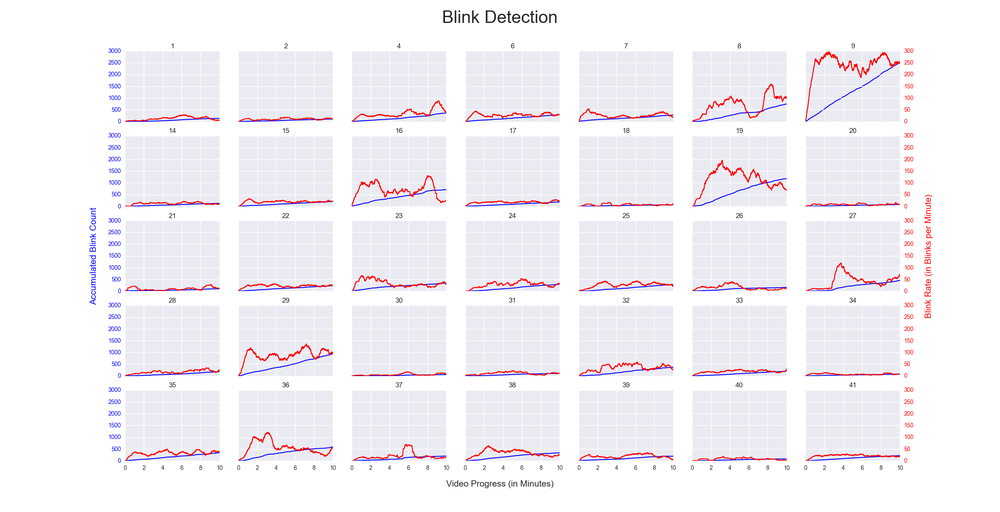
#> input picture fsdk/reports/blinks_detection.png, 1000 x 512 px, shrunk from 2400 x 1228 before the run
$ python -i gabor.py   (imports and definitions only)   (older library calls are emulated)
#> lines starting #> are read from the running program, lines starting #| are printed output that depends on the picture
#> further down, picture is the input picture: shape (512, 1000, 3); mean B, G, R 246.2, 241.4, 244.2
#!/usr/bin/env python
#
# This file is part of the Fun SDK (fsdk) project. The complete source code is
# available at https://github.com/luigivieira/fsdk.
#
# Copyright (c) 2016-2017, Luiz Carlos Vieira (http://www.luiz.vieira.nom.br)
#
# MIT License
#
# Permission is hereby granted, free of charge, to any person obtaining a copy
# of this software and associated documentation files (the "Software"), to deal
# in the Software without restriction, including without limitation the rights
# to use, copy, modify, merge, publish, distribute, sublicense, and/or sell
# copies of the Software, and to permit persons to whom the Software is
# furnished to do so, subject to the following conditions:
#
# The above copyright notice and this permission notice shall be included in all
# copies or substantial portions of the Software.
#
# THE SOFTWARE IS PROVIDED "AS IS", WITHOUT WARRANTY OF ANY KIND, EXPRESS OR
# IMPLIED, INCLUDING BUT NOT LIMITED TO THE WARRANTIES OF MERCHANTABILITY,
# FITNESS FOR A PARTICULAR PURPOSE AND NONINFRINGEMENT. IN NO EVENT SHALL THE
# AUTHORS OR COPYRIGHT HOLDERS BE LIABLE FOR ANY CLAIM, DAMAGES OR OTHER
# LIABILITY, WHETHER IN AN ACTION OF CONTRACT, TORT OR OTHERWISE, ARISING FROM,
# OUT OF OR IN CONNECTION WITH THE SOFTWARE OR THE USE OR OTHER DEALINGS IN THE
# SOFTWARE.

import numpy as np
import matplotlib.pyplot as plt
from skimage.filters import gabor_kernel
import cv2

#=============================================
class KernelParams:
    """
    A simple class to represent the parameters of a given Gabor kernel.
    """

    #---------------------------------------------
    def __init__(self, wavelength, orientation):
        """
        Class constructor. Define the parameters of a Gabor kernel.

        Parameters
        ----------
        wavelength: float
            Wavelength (in pixels) of a Gabor kernel.
        orientation: float
            Orientations (in radians) of a Gabor kernel.
        """

        self.wavelength = wavelength
        """Wavelength (in pixels) of a Gabor kernel."""

        self.orientation = orientation
        """Orientation (in radians) of a Gabor kernel."""

    #---------------------------------------------
    def __hash__(self):
        """
        Generates a hash value for this object instance.

        Returns
        ----------
        hash: int
            Hash value of this object.
        """
        return hash((self.wavelength, self.orientation))

    #---------------------------------------------
    def __eq__(self, other):
        """
        Verifies if this object instance is equal to another.

        This method is the implementation of the == operator.

        Parameters
        ----------
        other: KernelParams
            Other instance to compare with this one.

        Returns
        ----------
        eq: bool
            True if this and the other instances have the same parameters, or
            False otherwise.
        """
        return (self.wavelength, self.orientation) == \
               (other.wavelength, other.orientation)

    #---------------------------------------------
    # [18 lines left out: function __ne__, not called in this run]

#=============================================
class GaborBank:
    """
    Represents the bank of gabor kernels.
    """

    #---------------------------------------------
    def __init__(self):
        """
        Class constructor. Create a bank of Gabor kernels with a predefined set
        of wavelengths and orientations.

        The bank is composed of one kernel for each combination of wavelength x
        orientation. For the rationale regading the choice of parameters, refer
        to the thesis text.

        Parameters
        ------
        self: MediaFile
            Instance of the MediaFile object.
        """

        self._wavelengths = [3, 6, 9, 12]
        """
        List of wavelengths (in pixels) used to create the bank of Gabor
        kernels.
        """

        self._orientations = [i for i in np.arange(0, np.pi, np.pi / 8)]
        """
        List of orientations (in radians) used to create the bank of Gabor
        kernels.
        """

        self._bank = {}
        """Dictionary holding the Gabor kernels in the bank."""

        # Create one kernel for each combination of wavelength x orientation
        for wavelength in self._wavelengths:
            for orientation in self._orientations:
                # Convert wavelength to spatial frequency (scikit-image's
                # interface expects spatial frequency, even though the
                # equation uses wavelengths - see https://en.wikipedia.org/wiki/
                # Gabor_filter/)
                frequency = 1 / wavelength

                # Create and save the kernel
                kernel = gabor_kernel(frequency, orientation)
                par = KernelParams(wavelength, orientation)
                self._bank[par] = kernel

    #---------------------------------------------
    def filter(self, image):
        """
        Filter the given image with the Gabor kernels in this bank.

        Parameters
        ----------
        image: numpy.array
            Image to be filtered.

        Returns
        -------
        responses: list
            List of the responses of the filtering with the Gabor kernels. The
            responses are the magnitude of both the real and imaginary parts of
            the convolution with each kernel, hence this list dimensions are the
            same of the image, plus another dimension for the 32 responses (one
            for each kernel in the bank, since there are 4 wavelengths and 8
            orientations).
        """

        image = cv2.cvtColor(image, cv2.COLOR_BGR2GRAY)
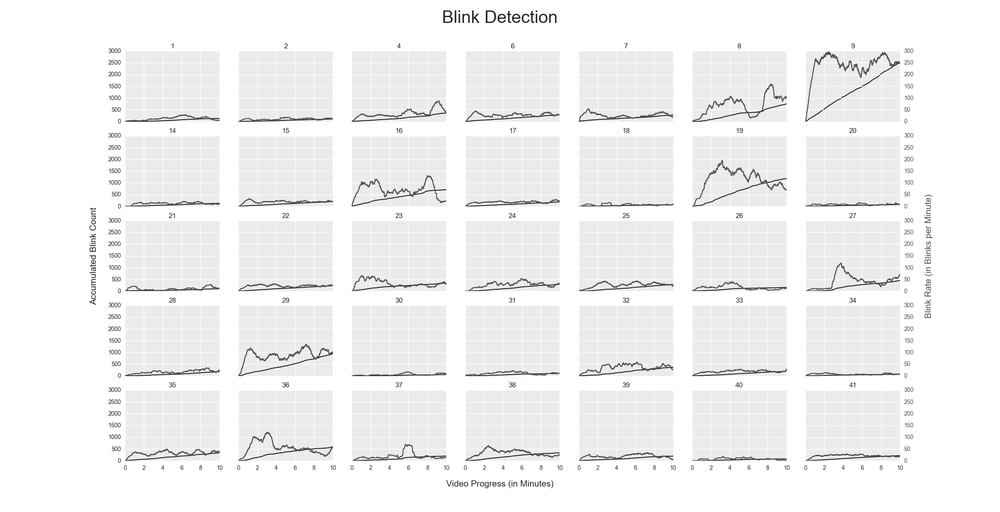
#> image: shape (512, 1000); min 5, max 255, mean 242.8

        responses = []
        for wavelength in self._wavelengths:
            for orientation in self._orientations:
                frequency = 1 / wavelength
                par = KernelParams(wavelength, orientation)
                kernel = self._bank[par]
                real = cv2.filter2D(image, cv2.CV_32F, kernel.real)
                imag = cv2.filter2D(image, cv2.CV_32F, kernel.imag)

                responses.append(cv2.magnitude(real, imag))
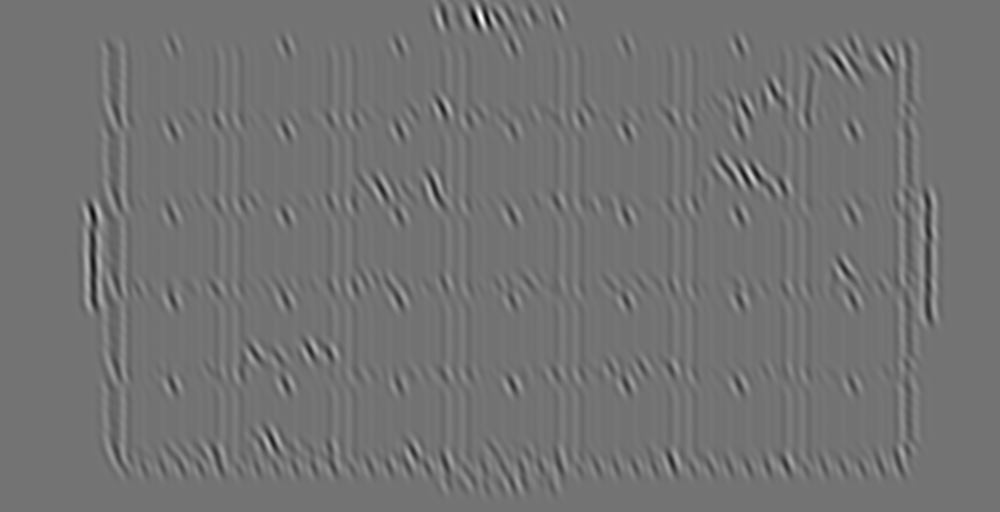
#> real: shape (512, 1000) float32; min -11.08, max 14.83, mean 0.663; drawn with min black and max white
#> after the loop, responses = 32 items

        return responses

    #---------------------------------------------
    # [57 lines left out: function createPlotFigure, not called in this run]

>>> import cv2
>>> picture = cv2.imread('../../fsdk/reports/blinks_detection.png')
>>> result = GaborBank().filter(picture)
#> result = 32 items

$ run again, on fsdk/reports/distance_estimation.png
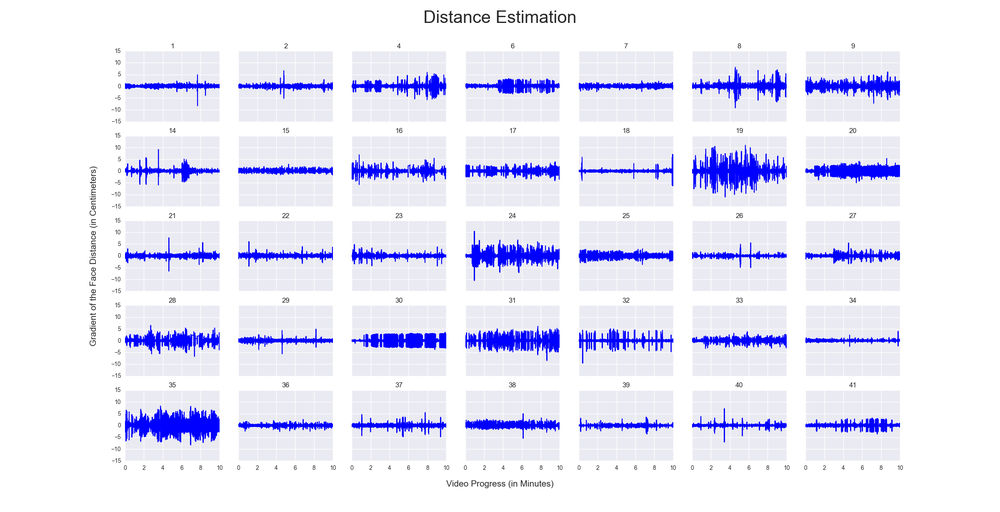
#> input picture fsdk/reports/distance_estimation.png, 1000 x 512 px, shrunk from 2400 x 1228 before the run
#> picture is the input picture: shape (512, 1000, 3); mean B, G, R 249.2, 232.2, 232.2
#> in filter, `image = cv2.cvtColor(image, cv2.COLOR_BGR2GRAY)`:
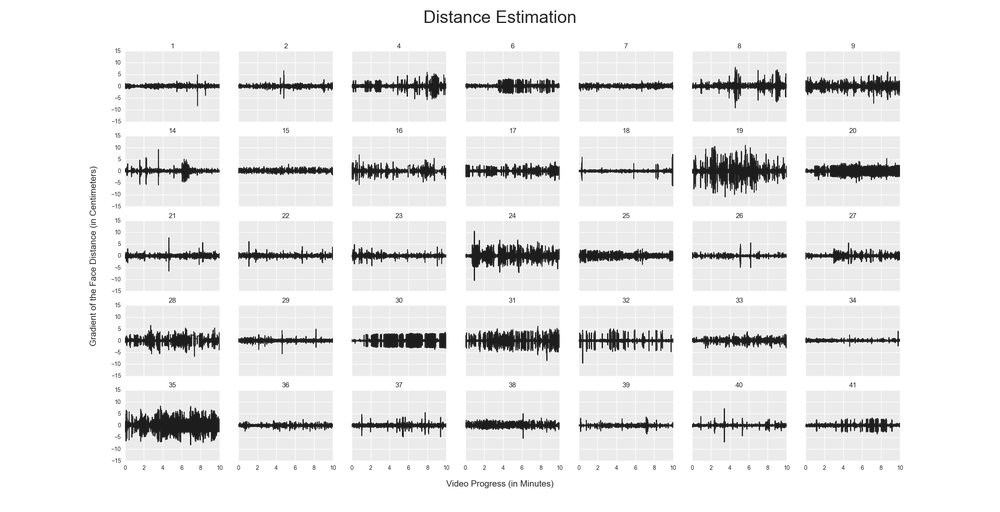
#> image: shape (512, 1000); min 6, max 255, mean 234.2
#> after the loop in filter, `for wavelength in self._wavelengths:`:
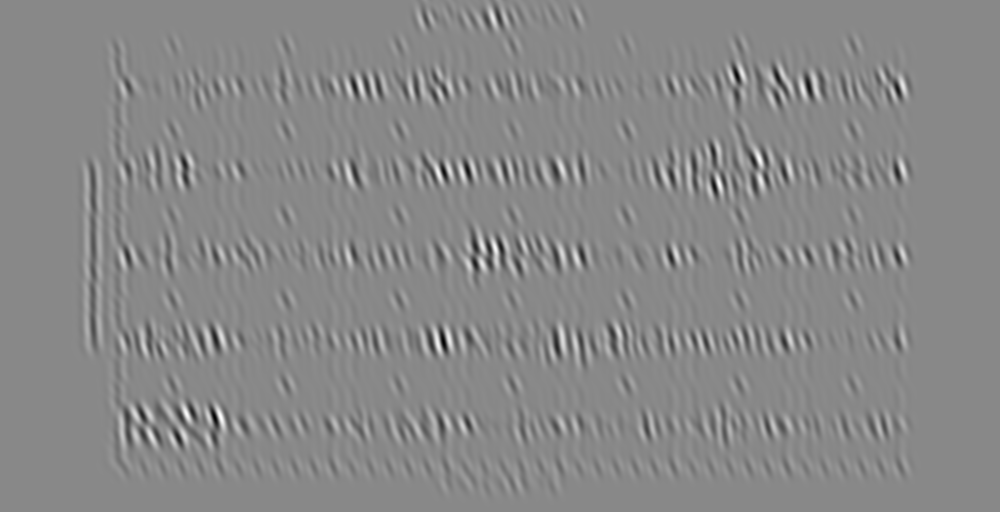
#> real: shape (512, 1000) float32; min -20.51, max 19.03, mean 0.64; drawn with min black and max white
#> after the loop in filter, `for wavelength in self._wavelengths:`: responses = 32 items

$ run again, on fsdk/reports/face-distance.png
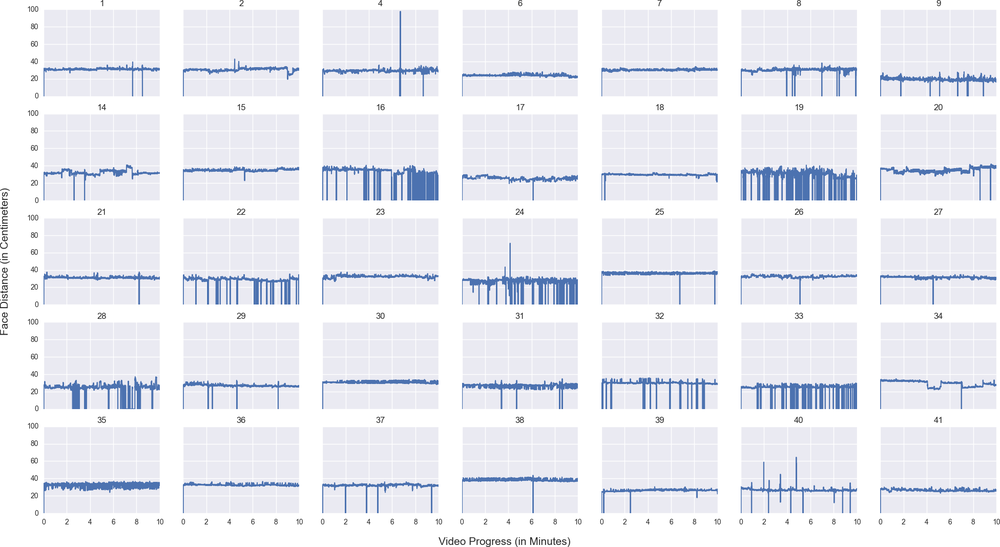
#> input picture fsdk/reports/face-distance.png, 1000 x 547 px, shrunk from 1952 x 1067 before the run
#> picture is the input picture: shape (547, 1000, 3); mean B, G, R 243.2, 235.9, 234.2
#> in filter, `image = cv2.cvtColor(image, cv2.COLOR_BGR2GRAY)`:
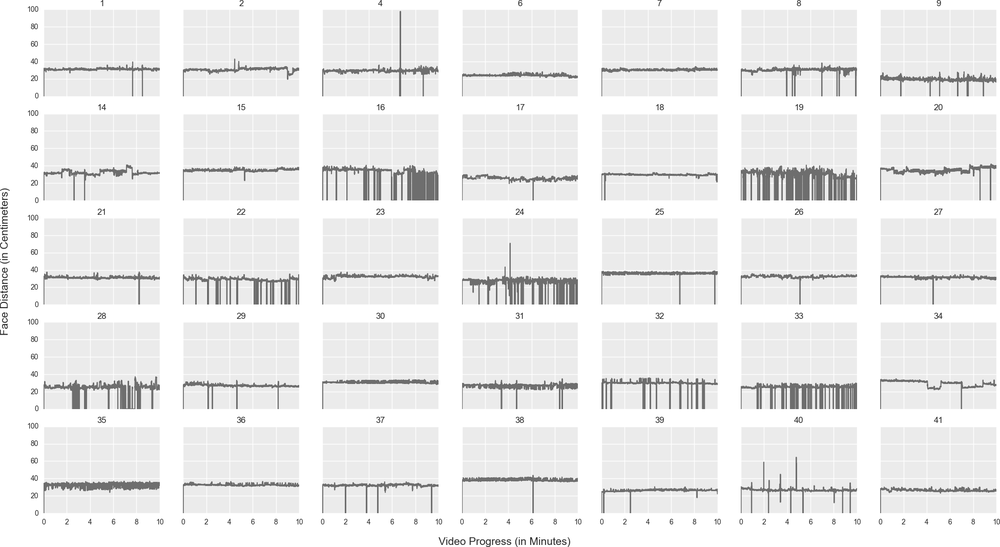
#> image: shape (547, 1000); min 16, max 255, mean 236.3
#> after the loop in filter, `for wavelength in self._wavelengths:`:
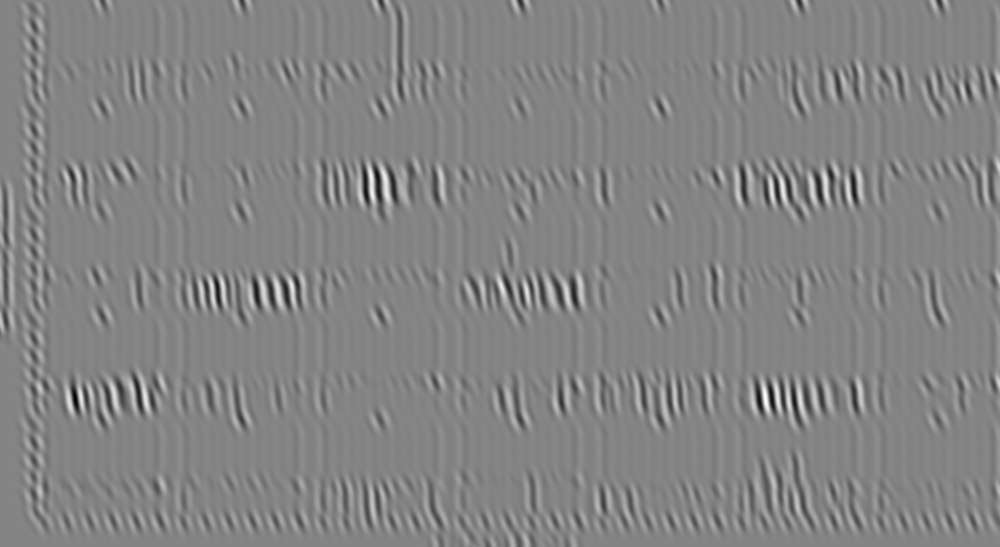
#> real: shape (547, 1000) float32; min -13.85, max 14.19, mean 0.647; drawn with min black and max white
#> after the loop in filter, `for wavelength in self._wavelengths:`: responses = 32 items

$ run again, on fsdk/reports/face-gradient.png
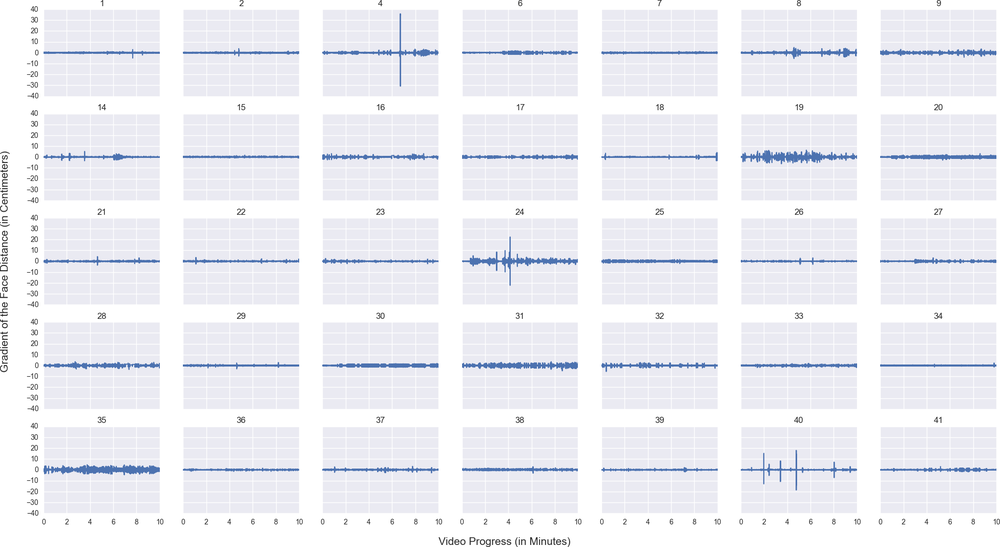
#> input picture fsdk/reports/face-gradient.png, 1000 x 547 px, shrunk from 1952 x 1067 before the run
#> picture is the input picture: shape (547, 1000, 3); mean B, G, R 244.7, 238.8, 237.9
#> in filter, `image = cv2.cvtColor(image, cv2.COLOR_BGR2GRAY)`:
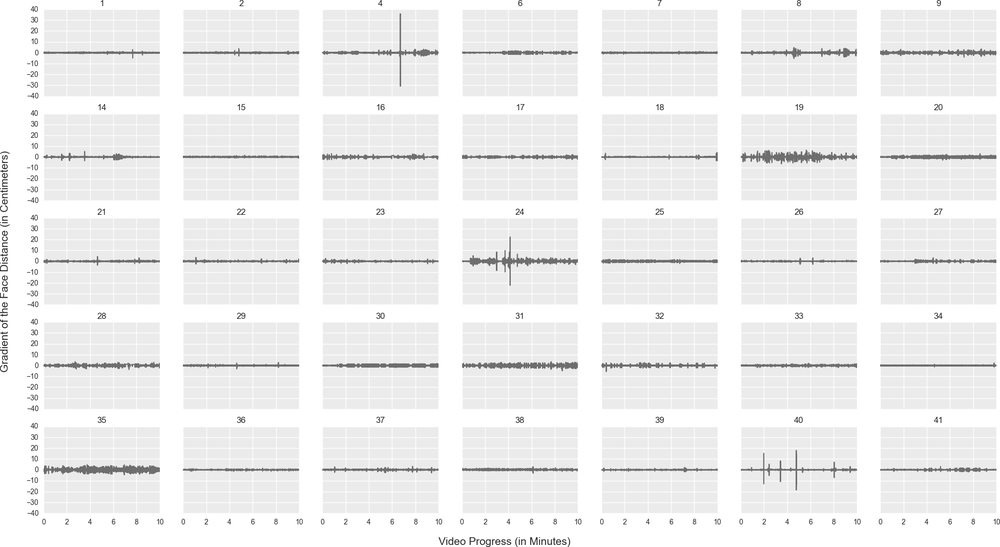
#> image: shape (547, 1000); min 16, max 255, mean 239.2
#> after the loop in filter, `for wavelength in self._wavelengths:`:
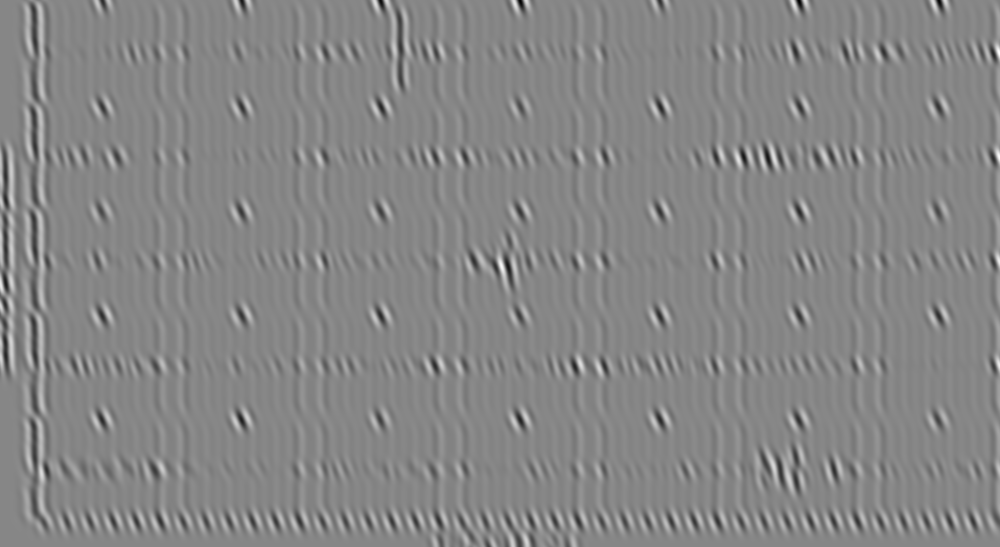
#> real: shape (547, 1000) float32; min -9.06, max 9.4, mean 0.655; drawn with min black and max white
#> after the loop in filter, `for wavelength in self._wavelengths:`: responses = 32 items
